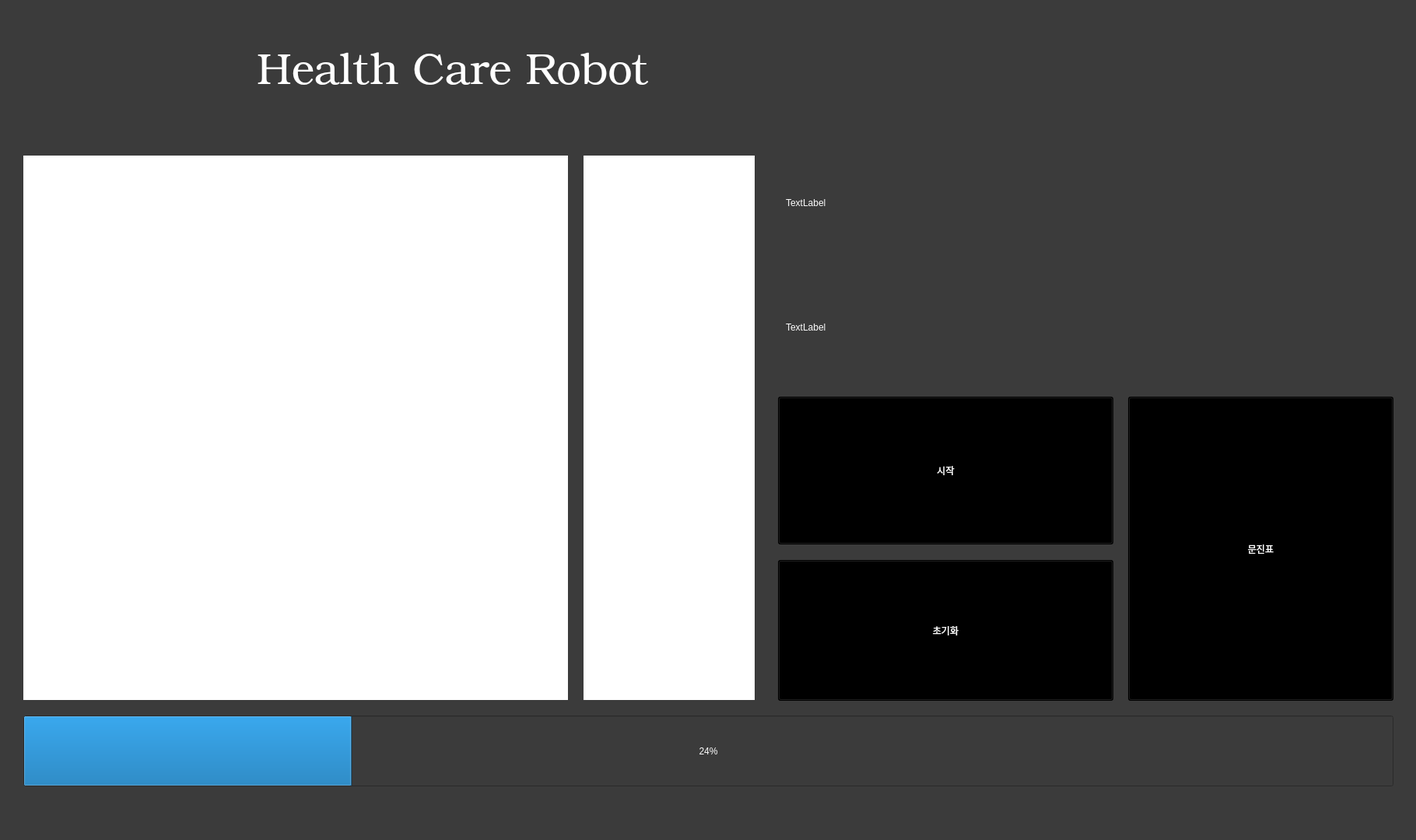
<?xml version="1.0" encoding="UTF-8"?>
<ui version="4.0">
 <class>Form</class>
 <widget class="QWidget" name="Form">
  <property name="geometry">
   <rect>
    <x>0</x>
    <y>0</y>
    <width>1820</width>
    <height>1080</height>
   </rect>
  </property>
  <property name="windowTitle">
   <string>CARE_ROBOT</string>
  </property>
  <property name="styleSheet">
   <string notr="true">background-color: rgb(59, 59, 59);</string>
  </property>
  <widget class="QLabel" name="camera_label">
   <property name="enabled">
    <bool>true</bool>
   </property>
   <property name="geometry">
    <rect>
     <x>30</x>
     <y>200</y>
     <width>700</width>
     <height>700</height>
    </rect>
   </property>
   <property name="minimumSize">
    <size>
     <width>220</width>
     <height>220</height>
    </size>
   </property>
   <property name="styleSheet">
    <string notr="true">background-color: rgb(255, 255, 255);</string>
   </property>
   <property name="text">
    <string/>
   </property>
  </widget>
  <widget class="QLabel" name="state_label">
   <property name="geometry">
    <rect>
     <x>1010</x>
     <y>200</y>
     <width>771</width>
     <height>121</height>
    </rect>
   </property>
   <property name="styleSheet">
    <string notr="true">font: 75 35pt &quot;Agency FB&quot;;
color: rgb(255, 255, 255);</string>
   </property>
   <property name="text">
    <string>TextLabel</string>
   </property>
  </widget>
  <widget class="QLabel" name="state2avg_label">
   <property name="geometry">
    <rect>
     <x>1010</x>
     <y>360</y>
     <width>771</width>
     <height>121</height>
    </rect>
   </property>
   <property name="styleSheet">
    <string notr="true">font: 75 35pt &quot;Agency FB&quot;;
color: rgb(255, 255, 255);</string>
   </property>
   <property name="text">
    <string>TextLabel</string>
   </property>
  </widget>
  <widget class="QPushButton" name="start_button">
   <property name="enabled">
    <bool>true</bool>
   </property>
   <property name="geometry">
    <rect>
     <x>1000</x>
     <y>510</y>
     <width>431</width>
     <height>190</height>
    </rect>
   </property>
   <property name="minimumSize">
    <size>
     <width>100</width>
     <height>60</height>
    </size>
   </property>
   <property name="styleSheet">
    <string notr="true">background-color: rgb(0, 0, 0);
color: rgb(255, 255, 255);
font: 75 40pt &quot;Agency FB&quot;;</string>
   </property>
   <property name="text">
    <string>시작</string>
   </property>
  </widget>
  <widget class="QPushButton" name="chart_button">
   <property name="enabled">
    <bool>true</bool>
   </property>
   <property name="geometry">
    <rect>
     <x>1450</x>
     <y>510</y>
     <width>341</width>
     <height>391</height>
    </rect>
   </property>
   <property name="minimumSize">
    <size>
     <width>100</width>
     <height>60</height>
    </size>
   </property>
   <property name="styleSheet">
    <string notr="true">background-color: rgb(0, 0, 0);
color: rgb(255, 255, 255);
font: 75 40pt &quot;Agency FB&quot;;</string>
   </property>
   <property name="text">
    <string>문진표</string>
   </property>
  </widget>
  <widget class="QPushButton" name="reset_button">
   <property name="geometry">
    <rect>
     <x>1000</x>
     <y>720</y>
     <width>431</width>
     <height>181</height>
    </rect>
   </property>
   <property name="styleSheet">
    <string notr="true">background-color: rgb(0, 0, 0);
color: rgb(255, 255, 255);
font: 75 40pt &quot;Agency FB&quot;;</string>
   </property>
   <property name="text">
    <string>초기화</string>
   </property>
  </widget>
  <widget class="QProgressBar" name="loading_bar">
   <property name="geometry">
    <rect>
     <x>30</x>
     <y>920</y>
     <width>1761</width>
     <height>91</height>
    </rect>
   </property>
   <property name="styleSheet">
    <string notr="true">font: 75 24pt &quot;Agency FB&quot;;
color: rgb(255, 255, 255);</string>
   </property>
   <property name="value">
    <number>24</number>
   </property>
  </widget>
  <widget class="QLabel" name="label">
   <property name="geometry">
    <rect>
     <x>330</x>
     <y>30</y>
     <width>1251</width>
     <height>131</height>
    </rect>
   </property>
   <property name="font">
    <font>
     <family>URW Bookman L</family>
     <pointsize>42</pointsize>
     <weight>9</weight>
     <italic>false</italic>
     <bold>false</bold>
    </font>
   </property>
   <property name="styleSheet">
    <string notr="true">color: rgb(255, 255, 255);
font: 75 42pt &quot;URW Bookman L&quot;;</string>
   </property>
   <property name="text">
    <string>Health Care Robot</string>
   </property>
  </widget>
  <widget class="QLabel" name="reset_label">
   <property name="geometry">
    <rect>
     <x>750</x>
     <y>200</y>
     <width>220</width>
     <height>700</height>
    </rect>
   </property>
   <property name="styleSheet">
    <string notr="true">background-color: rgb(255, 255, 255);</string>
   </property>
   <property name="text">
    <string/>
   </property>
  </widget>
 </widget>
 <resources/>
 <connections/>
</ui>
